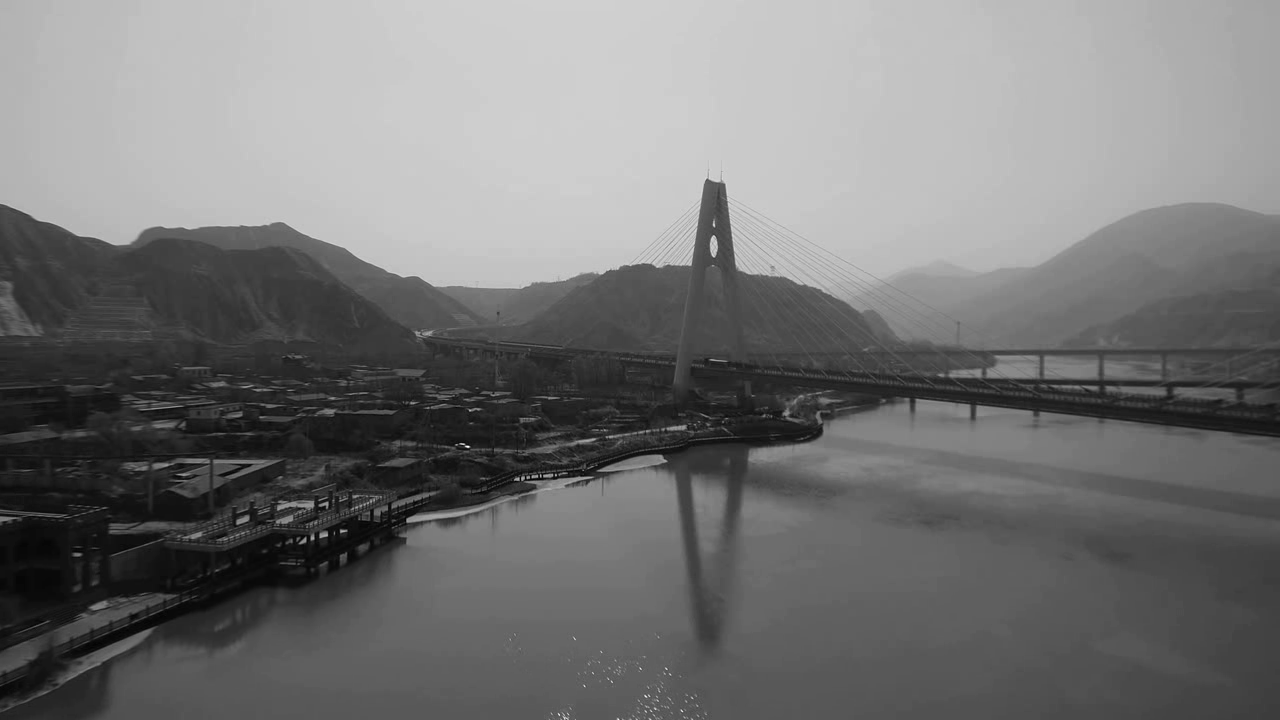
#> input picture frame 28 of resource file​/video/Example-VBridge_gray.mp4, 1280 x 720 px, given in place of Example-VBridge.mp4, which was not available
$ python E_4-5_VideoVompositing.py
#> lines starting #> are read from the running program, lines starting #| are printed output that depends on the picture; pictures that were not available may be replaced by others from this repository, and a replacement may not be noted
# -*- coding: utf-8 -*-
"""
------------------------
版权声明：
本书内部包含的代码示例、算法和技术解释是受到知识产权法律保护的。
这些代码示例和相关内容仅用于学习和教育目的，以帮助读者更好地理解书中的概念和知识。
版权归属于书籍的作者或权利人所有。
    这些代码示例和技术解释的使用受到以下限制：
        代码示例仅用于学习和教育用途。读者可以结合书籍内容，在非商业的环境中使用这些代码示例，进行学习、实验和练习。
        代码示例不得用于商业用途，包括但不限于出售、分发以获取利润、嵌入商业软件或产品中。
        如需使用、修改和分发代码示例，其根据GNU Affero通用公共许可证(AGPL)3.0版本授权，请遵循源代码可用性与网络互动条款。
        任何对代码示例的修改、衍生或重新分发，应该在适当的情况下保留原作者的权利声明，并在代码中进行明确标注。
        代码示例和技术解释的使用不得侵犯任何第三方的知识产权，包括但不限于专利、商标、版权等。
        本书作者和出版社对于读者因使用这些代码示例导致的任何损失或风险概不负责。
请尊重知识产权，遵守以上声明，合理使用本书中的代码示例和相关内容。
------------------------
版权归属于：清华大学出版社 and 《计算机视觉与图像处理》作者
------------------------
【例4-5】读取两个视频，将两个视频分别分割为两段再合成一个视频，并对新视频进行高斯滤波，然后在视频帧中添加视频段信息水印。
------------------------
"""


import cv2


# 打开视频文件
cap1 = cv2.VideoCapture('video/Example-VBridge.mp4')
cap2 = cv2.VideoCapture('video/Example-VBridge_gray.mp4')

# 获取视频信息
fps = cap1.get(cv2.CAP_PROP_FPS)
width = int(cap1.get(cv2.CAP_PROP_FRAME_WIDTH))
height = int(cap1.get(cv2.CAP_PROP_FRAME_HEIGHT))
total_frames1 = int(cap1.get(cv2.CAP_PROP_FRAME_COUNT))
total_frames2 = int(cap2.get(cv2.CAP_PROP_FRAME_COUNT))

# 初始化视频写入器
fourcc = cv2.VideoWriter_fourcc(*'mp4v')
out = cv2.VideoWriter('video/output_Vompositing.mp4', fourcc, fps, (width, height))

# 处理视频段并添加水印和滤波操作
def process_and_merge_segment(cap, start_frame, end_frame, label):
#> called with start_frame = 0, end_frame = 141, label = 'Video1-Part1'
    for _ in range(start_frame, end_frame):
        ret, frame = cap.read()
        if not ret:
            break
        # 高斯模糊
        blurred_frame = cv2.GaussianBlur(frame, (5, 5), 0)
        # 添加水印
        watermarked_frame = cv2.putText(blurred_frame, label, (10, 150), cv2.FONT_HERSHEY_SIMPLEX, 5, (0, 0, 0), 15)
        # 保存处理后的视频帧
        out.write(watermarked_frame)
#> this loop made 31 passes
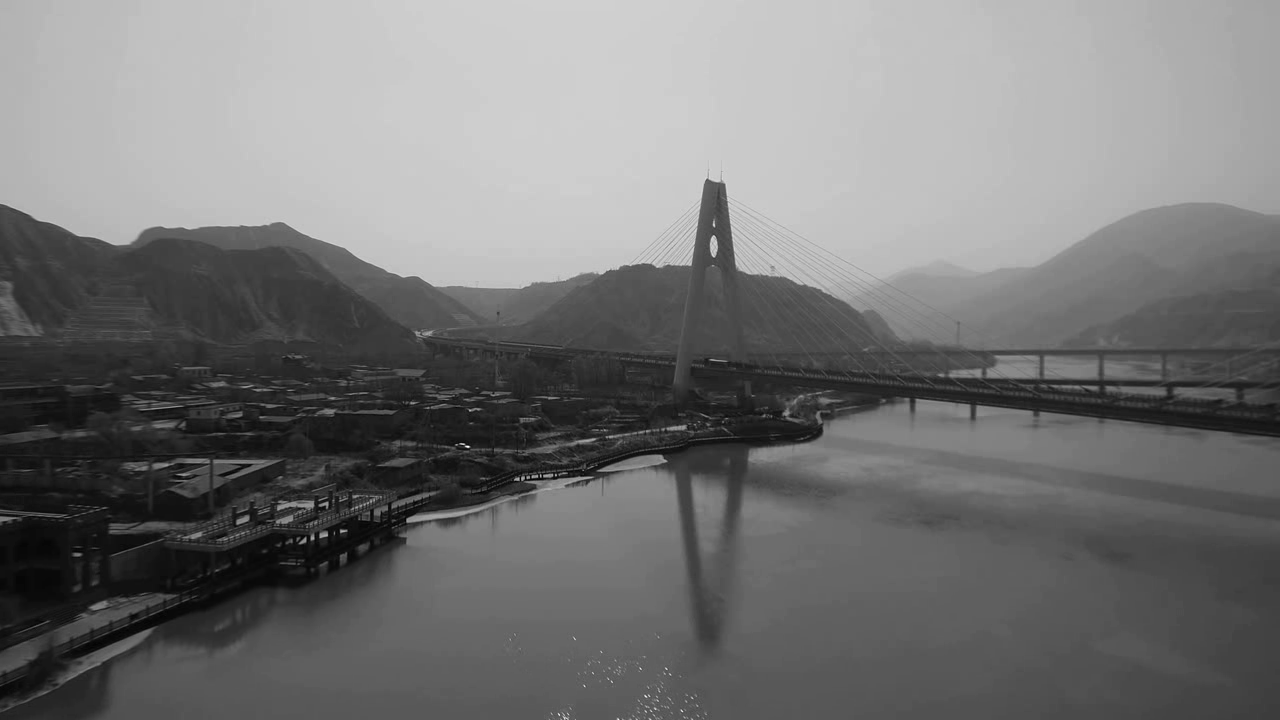
#> input picture frame 28 of resource file​/video/Example-VBridge_gray.mp4, 1280 x 720 px, given in place of Example-VBridge.mp4, which was not available
#> pass 1, in process_and_merge_segment, `watermarked_frame = cv2.putText(blurred_frame, label, (10, 150), cv2.F..`:
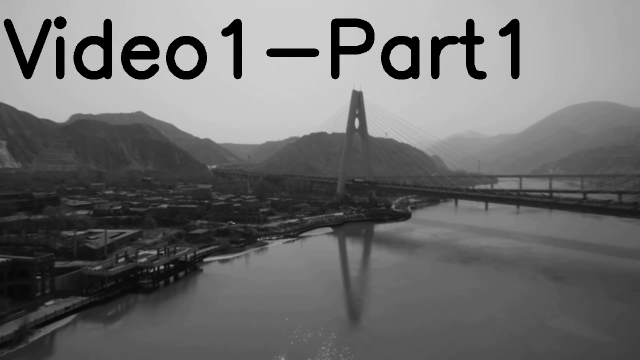
#> watermarked_frame: shape (720, 1280, 3) (shown at 1/2 size); min 0, max 208, mean 108.9
#> after the loop:
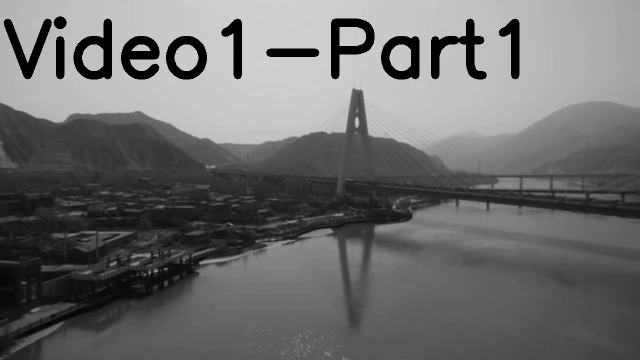
#> blurred_frame: shape (720, 1280, 3) (shown at 1/2 size); min 0, max 208, mean 108.5
#> after the loop:
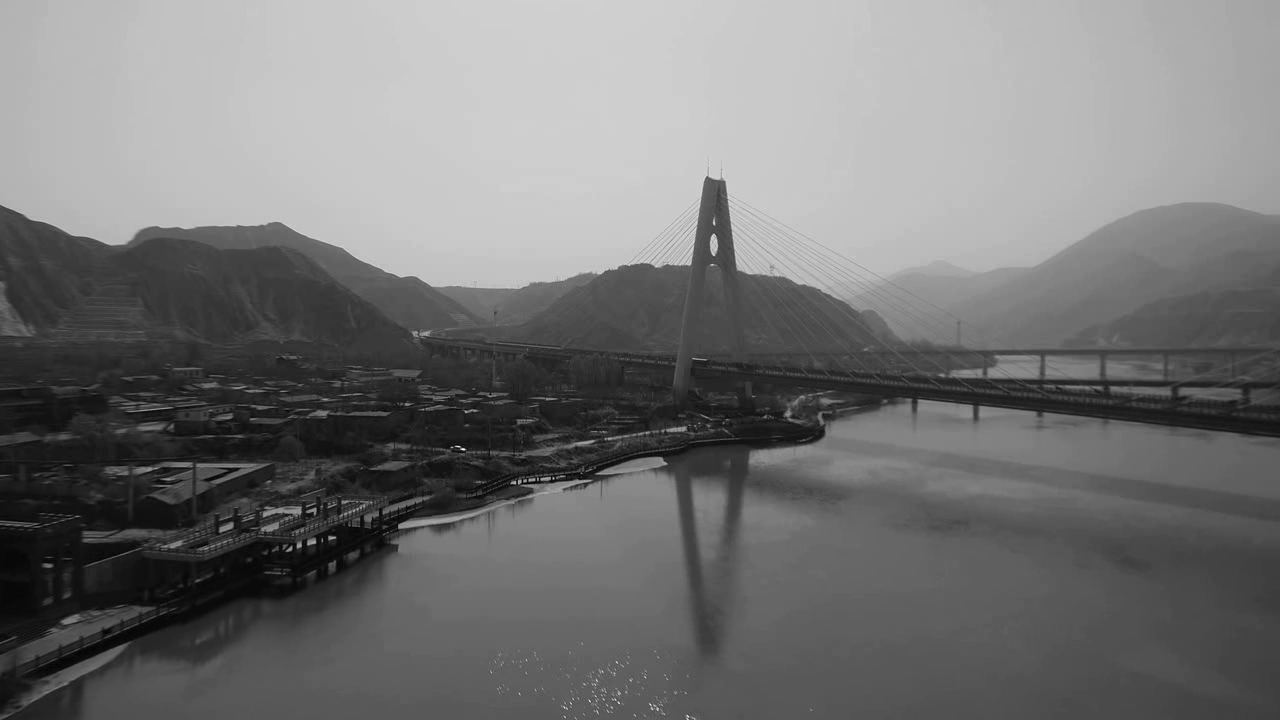
#> frame: shape (720, 1280, 3); min 0, max 255, mean 116.7

# 合并视频
process_and_merge_segment(cap1, 0, total_frames1 // 2, 'Video1-Part1')
process_and_merge_segment(cap2, 0, total_frames2 // 2, 'Video2-Part1')
process_and_merge_segment(cap1, total_frames1 // 2, total_frames1, 'Video1-Part2')
process_and_merge_segment(cap2, total_frames2 // 2, total_frames2, 'Video2-Part2')

# 释放资源
cap1.release()
cap2.release()
out.release()

$ run again, starting later in the video
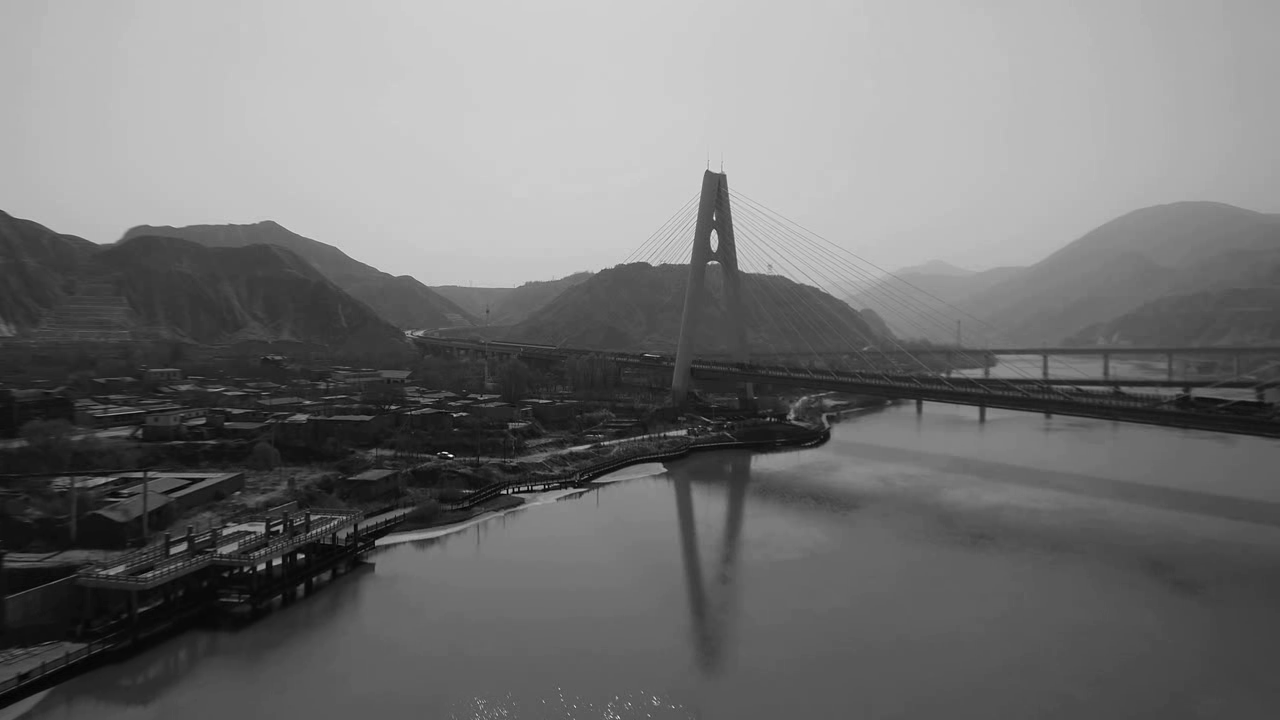
#> input picture frame 126 of resource file​/video/Example-VBridge_gray.mp4, 1280 x 720 px, given in place of Example-VBridge.mp4, which was not available
#> the loop in process_and_merge_segment, `for _ in range(start_frame, end_frame):` made 31 passes
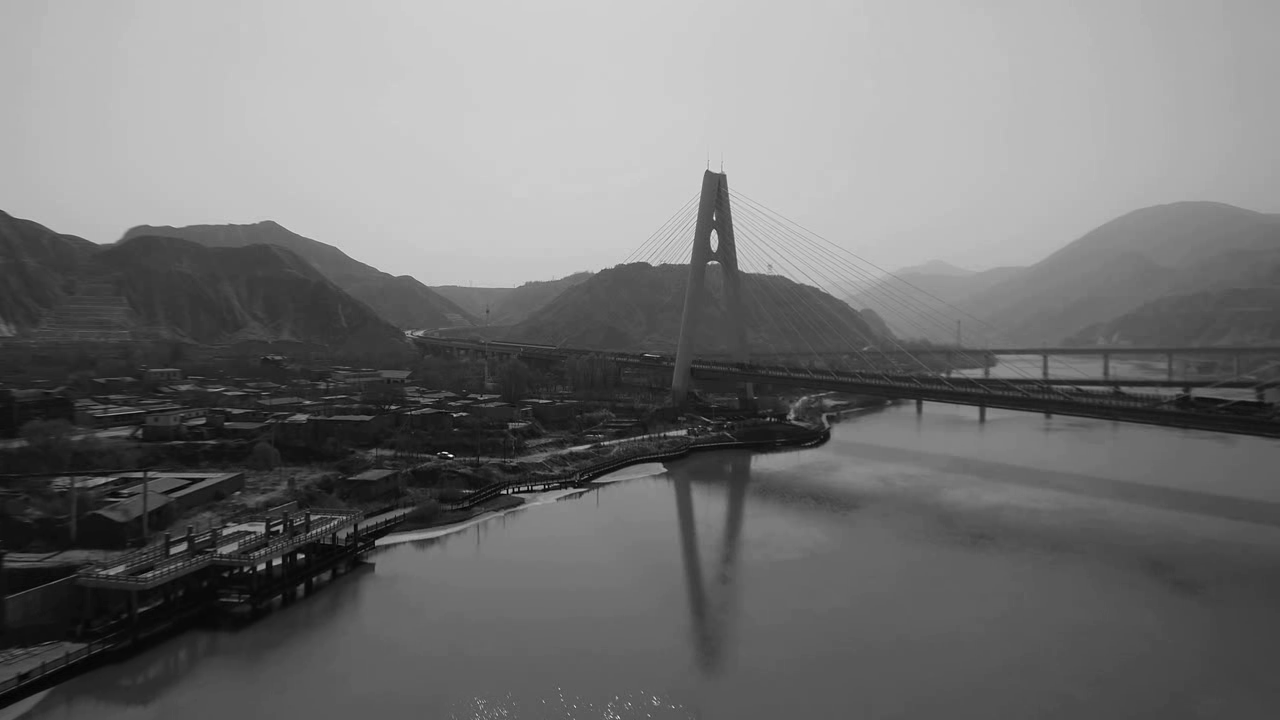
#> input picture frame 126 of resource file​/video/Example-VBridge_gray.mp4, 1280 x 720 px, given in place of Example-VBridge.mp4, which was not available
#> after the loop in process_and_merge_segment, `for _ in range(start_frame, end_frame):`:
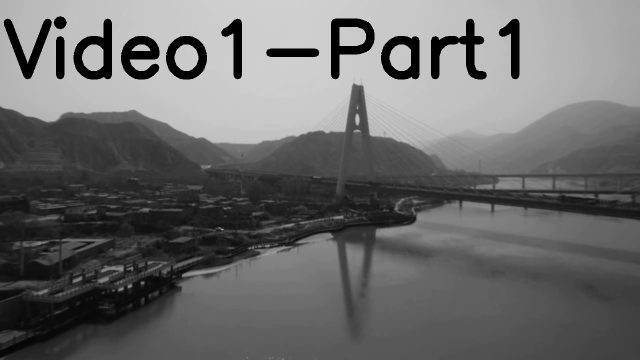
#> blurred_frame: shape (720, 1280, 3) (shown at 1/2 size); min 0, max 208, mean 107.2
#> after the loop in process_and_merge_segment, `for _ in range(start_frame, end_frame):`:
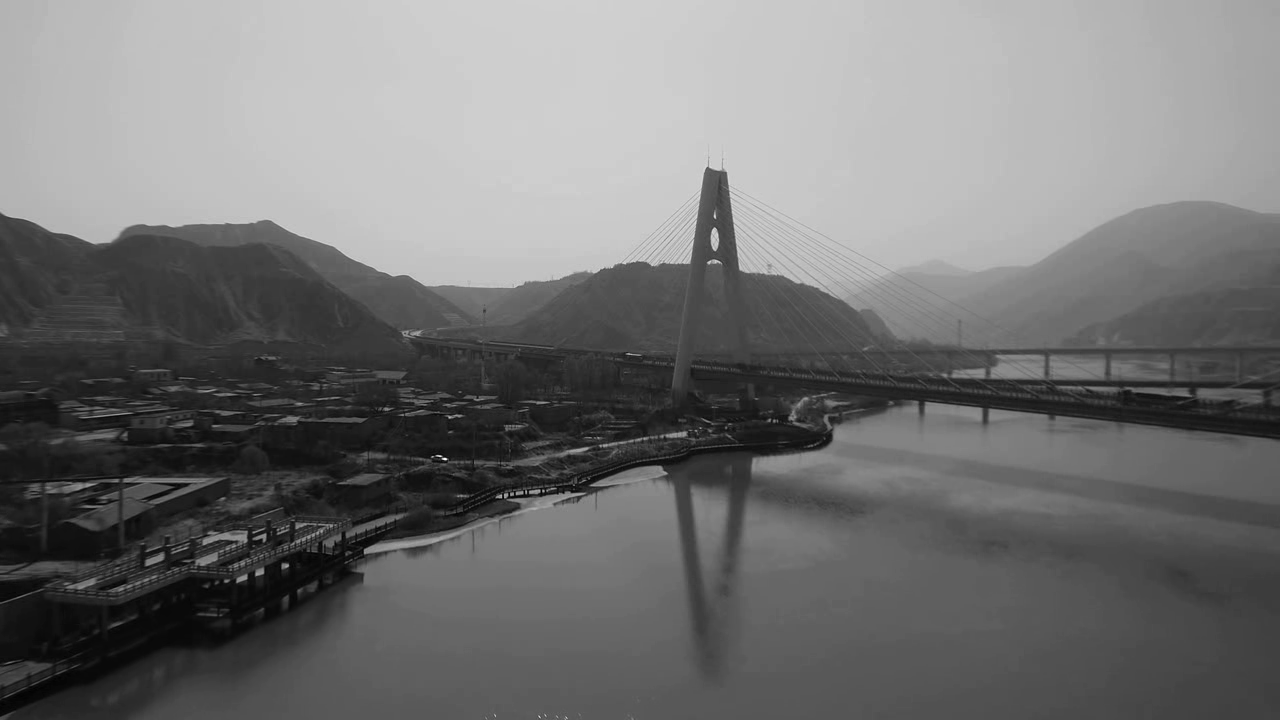
#> frame: shape (720, 1280, 3); min 0, max 255, mean 115.4

$ run again, starting later in the video
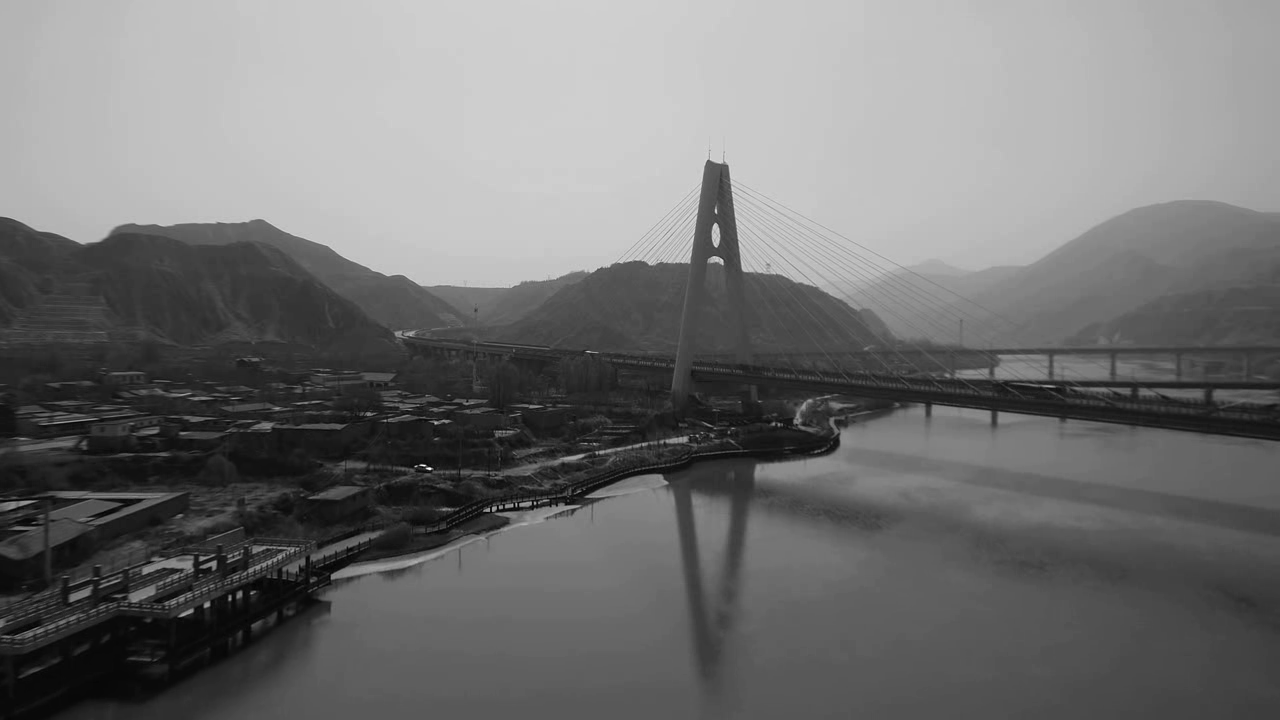
#> input picture frame 225 of resource file​/video/Example-VBridge_gray.mp4, 1280 x 720 px, given in place of Example-VBridge.mp4, which was not available
#> the loop in process_and_merge_segment, `for _ in range(start_frame, end_frame):` made 31 passes
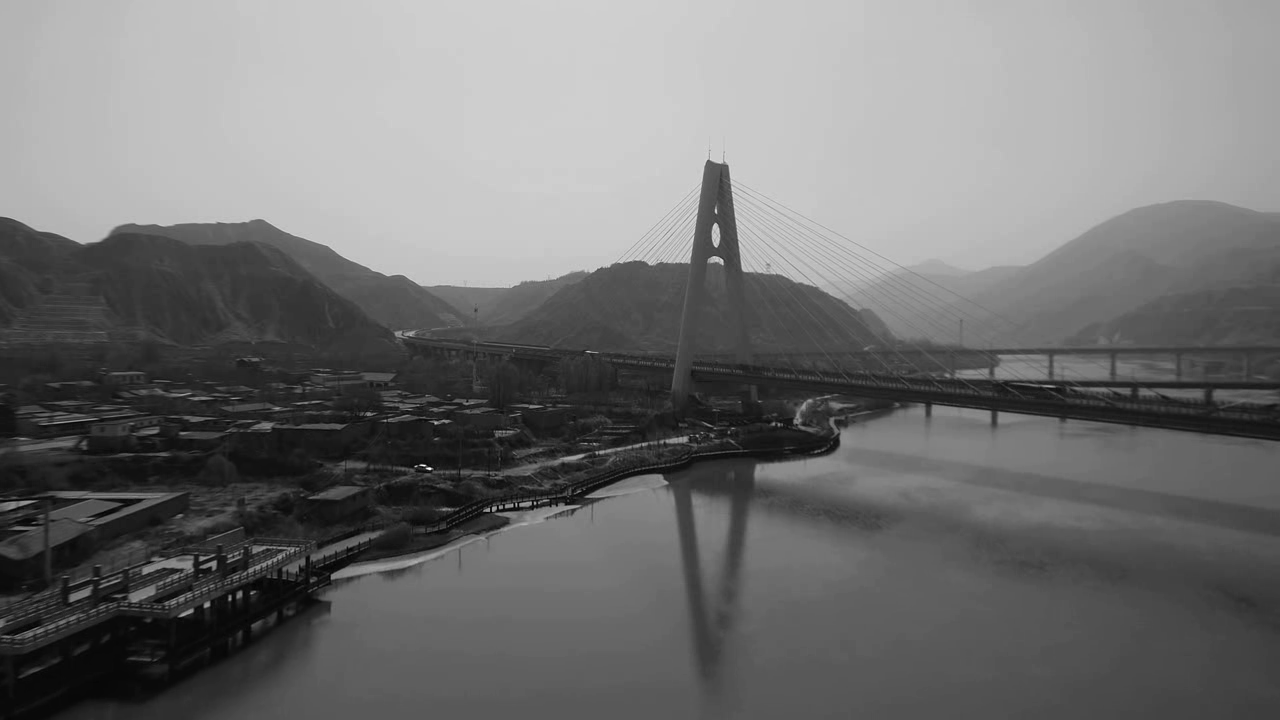
#> input picture frame 225 of resource file​/video/Example-VBridge_gray.mp4, 1280 x 720 px, given in place of Example-VBridge.mp4, which was not available
#> after the loop in process_and_merge_segment, `for _ in range(start_frame, end_frame):`:
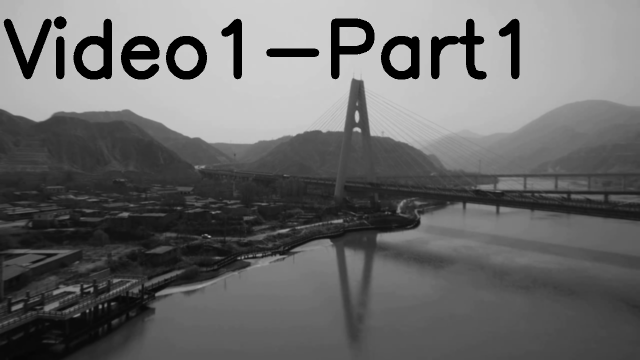
#> blurred_frame: shape (720, 1280, 3) (shown at 1/2 size); min 0, max 208, mean 106
#> after the loop in process_and_merge_segment, `for _ in range(start_frame, end_frame):`:
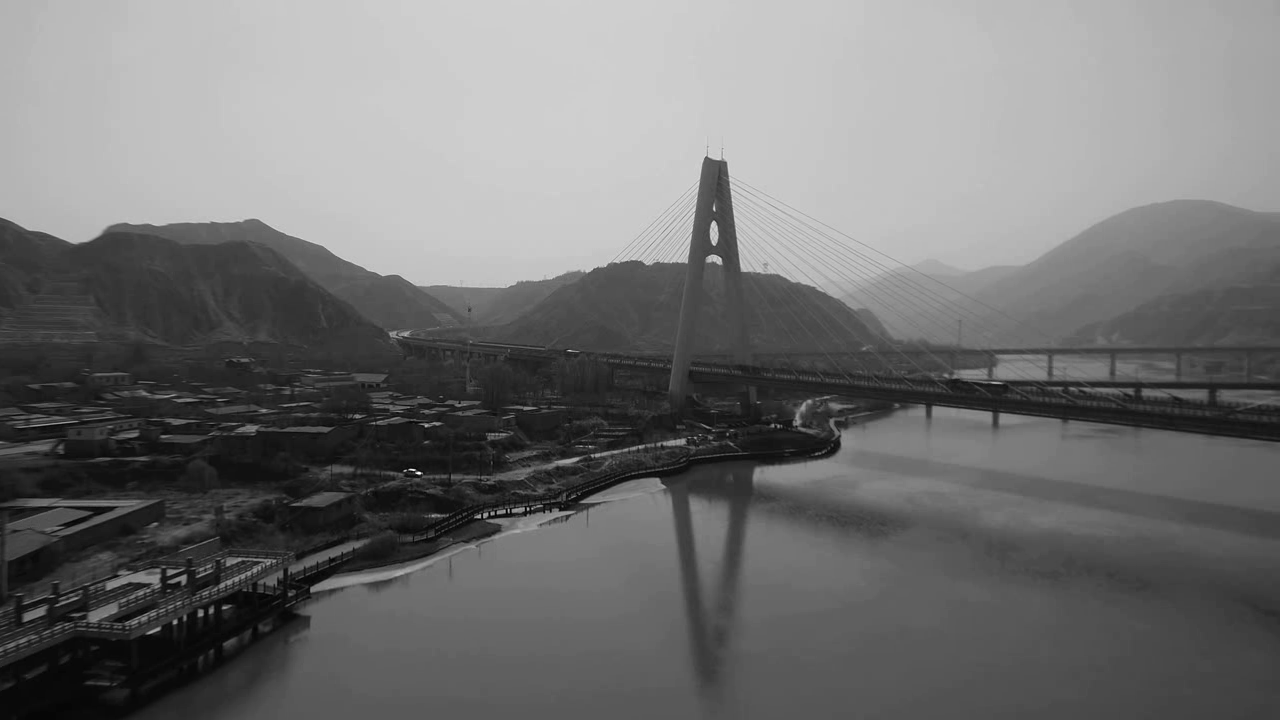
#> frame: shape (720, 1280, 3); min 0, max 255, mean 114.2
